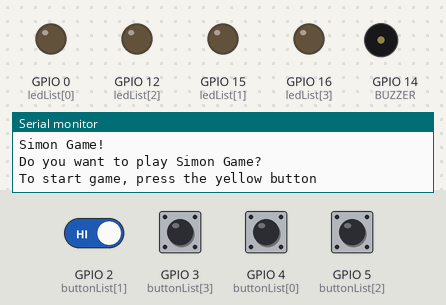
The sketch below on a simulated ESP8266 (NodeMCU). Shown: output pins drawn as LEDs (lit = HIGH), buzzer (waves = sounding), the last lines printed to the serial monitor. Dashed ring = blinking. Inputs (shaded band) come from the test bench; at power-on: GPIO 2 (buttonList[1]), GPIO 3 (buttonList[3]), GPIO 4 (buttonList[0]), GPIO 5 (buttonList[2]) HIGH. WiFi joins after 1.5 s; servers stay silent unless stated; random numbers use the default seed unless the sketch sets one.

Above: at 2.7 s.
2.8 s: GPIO 3 (buttonList[3]) pulled LOW for 0.15 s
At 3.0 s:
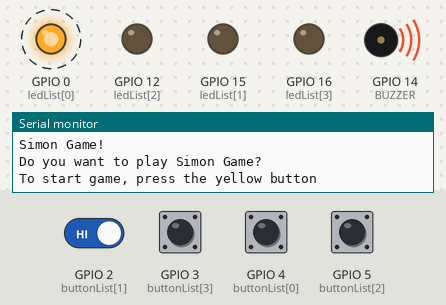
At 3.6 s:
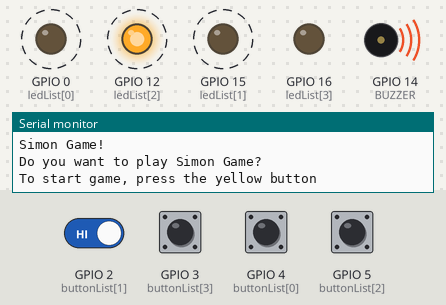
5.8 s: GPIO 2 (buttonList[1]) driven LOW and GPIO 3 (buttonList[3]) driven LOW
At 9.7 s:
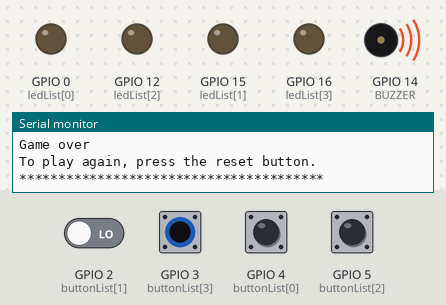
Timing chart, 0 to 12.6 s (numbered marks = the images above; inputs shaded):
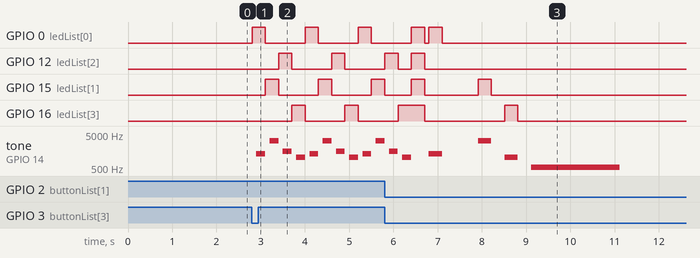

The sketch:

kim-jian-assignment-wifi.ino
```cpp
//for easy writing, import module
#include <pitches.h>
#include <ESP8266WiFi.h>
#include <WiFiClient.h>
#include <ESP8266WebServer.h>
#include <ESP8266mDNS.h>

#ifndef STASSID
#define STASSID "SO070VOIP6271"
#define STAPSK  "EEB7006270"
#endif

int ledTone[4] = {NOTE_E6, NOTE_G7, NOTE_G6, NOTE_C6};

//LED pin number
int ledList[4] = {0, 15, 12, 16};

//BUTTON pin number
int buttonList[4] = {4, 2, 5, 3};

//BUZZER pin number
const int BUZZER = 14;

//correct answer
int problem[100];
//input of player
int answer[100];

//to check button, buttonSate is LOW == player push the button, HIGH == release the button
int buttonState = 0;

//to check button
int state = 0;

//to find "N"th play
int count = 0;

//to control game
int gamemode = 2;


const char *ssid = STASSID;
const char *password = STAPSK;

ESP8266WebServer server(80);

void handleRoot() {
  char temp[800];
  int sec = millis() / 1000;
  int min = sec / 60;
  int hr = min / 60;

  snprintf(temp, 800,

           "<html>\
  <head>\
    <meta http-equiv='refresh' content='5'/>\
    <title>SIMON GAME PAGE</title>\
    <style>\
      body { background-color: #FFFFFF; font-family: Arial, Helvetica, Sans-Serif; Color: #000000; text-align:center; }\
    </style>\
  </head>\
  <body>\
    <h1>This is SIMON GAME!</h1>\
    <p>If you want to \start, \press the yellow button</p>\
    <h2>%d th play!</h2>\
    <p>Play Time: %02d:%02d:%02d </p>\
    <img src=\"/color.svg\" />\
    <p>If you lose and want to restart, press the reset button</p>\
  </body>\
</html>",

           count, hr, min % 60, sec % 60
          );
  server.send(200, "text/html", temp);
}

void handleNotFound() {
  String message = "File Not Found\n\n";
  message += "URI: ";
  message += server.uri();
  message += "\nMethod: ";
  message += (server.method() == HTTP_GET) ? "GET" : "POST";
  message += "\nArguments: ";
  message += server.args();
  message += "\n";

  for (uint8_t i = 0; i < server.args(); i++) {
    message += " " + server.argName(i) + ": " + server.arg(i) + "\n";
  }

  server.send(404, "text/plain", message);
}


//when we pushed button, then svg image color is changed
void draw() {
  String out;
  out.reserve(2600);
  int btnState[4] = {1, 1, 1, 1};
  btnState[0] = digitalRead(buttonList[0]);
  btnState[1] = digitalRead(buttonList[1]);
  btnState[2] = digitalRead(buttonList[2]);
  btnState[3] = digitalRead(buttonList[3]);
  //to check which button player push? red or blue or green or yellow
  if (btnState[0] == LOW) {
    out += "<svg xmlns=\"http://www.w3.org/2000/svg\" version=\"1.1\" width=\"100\" height=\"100\">\n";
    out += "<circle cx=\"50\" cy=\"50\" r = \"50\" stroke = \"rgb(250, 0, 0)\" fill=\"rgb(250, 0, 0)\" />\n";
  }
  else if (btnState[1] == LOW) {
    out += "<svg xmlns=\"http://www.w3.org/2000/svg\" version=\"1.1\" width=\"100\" height=\"100\">\n";
    out += "<circle cx=\"50\" cy=\"50\" r = \"50\" stroke = \"rgb(0, 250, 0)\" fill=\"rgb(0, 250, 0)\" />\n";
  }
  else if (btnState[2] == LOW) {
    out += "<svg xmlns=\"http://www.w3.org/2000/svg\" version=\"1.1\" width=\"100\" height=\"100\">\n";
    out += "<circle cx=\"50\" cy=\"50\" r = \"50\" stroke = \"rgb(0, 0, 250)\" fill=\"rgb(0, 0, 250)\" />\n";
  }
  else if (btnState[3] == LOW) {
    out += "<svg xmlns=\"http://www.w3.org/2000/svg\" version=\"1.1\" width=\"100\" height=\"100\">\n";
    out += "<circle cx=\"50\" cy=\"50\" r = \"50\" stroke = \"rgb(250, 250, 0)\" fill=\"rgb(250, 250, 0)\" />\n";
  }
  else {
    out += "<svg xmlns=\"http://www.w3.org/2000/svg\" version=\"1.1\" width=\"100\" height=\"100\">\n";
    out += "<circle cx=\"50\" cy=\"50\" r = \"50\" stroke = \"rgb(203, 212, 217)\" fill=\"rgb(203, 212, 217)\" />\n";

  }
  out += "</svg>";
  server.send(200, "image/svg+xml", out);
}

void setup() {
  Serial.begin(19200);  // needed for serial debugging
  WiFi.mode(WIFI_STA);
  WiFi.begin(ssid, password);
  Serial.println("");

  // Wait for connection
  while (WiFi.status() != WL_CONNECTED) {
    delay(500);
    Serial.print(".");
  }

  Serial.println("");
  Serial.print("Connected to ");
  Serial.println(ssid);
  Serial.print("IP address: ");
  Serial.println(WiFi.localIP());

  if (MDNS.begin("SIMON GAME")) {
    Serial.println("SIMON GAME started");
  }

  server.on("/", handleRoot);
  server.on("/color.svg", draw);
  server.on("/inline", []() {
    server.send(200, "text/plain", "this works as well");
  });
  server.onNotFound(handleNotFound);
  server.begin();
  Serial.println("HTTP server started");

  //setup you PINMODES here
  initializeGame();
  Serial.println("Simon Game!");

}// end of setup

//control pinmode
void initializeGame() {
  pinMode(BUZZER, OUTPUT);
  for (int i = 0; i < 4; i++) {
    pinMode(ledList[i], OUTPUT);
    pinMode(buttonList[i], INPUT_PULLUP);
  }
  randomSeed(analogRead(0));
}


void loop() {
  server.handleClient();
  MDNS.update();
  if (gamemode == 2)doFirst();
  while (gamemode == 0) game();
  if (gamemode == 1) {
    fail();
    gamemode = 3;
  }
}

//before start game, play tone two times
void doFirst() {
  gameSetUp();
  for (int n = 0; n < 4; n++) {
    digitalWrite(ledList[n], HIGH);
    digitalWrite(ledList[n], LOW);
  }
  for (int j = 0; j < 3; j++) {
    for (int n = 0; n < 4; n++) {
      digitalWrite(ledList[n], HIGH);
      delay(100);
      ligSound(n, 200);
      digitalWrite(ledList[n], LOW);
    }
  }
  for (int n = 0; n < 4; n++) {
    digitalWrite(ledList[n], HIGH);
  }
  delay(300);
  for (int n = 0; n < 4; n++) {
    digitalWrite(ledList[n], LOW);
  }
  Serial.println("----------------------");
  Serial.println("Game Start!");
}

//To start game, player have to press a button
void gameSetUp() {
  Serial.println("Do you want to play Simon Game?");
  Serial.println("To start game, press the yellow button");
  while (gamemode == 2) {
    server.handleClient();
    MDNS.update();
    int temp = 0;
    delay(10);
    temp = digitalRead(buttonList[3]);
    if (temp == LOW) {
      state = 1;
    }
    if(state == 1) {
      gamemode = 0;
    }
  }
  state = 0;
}

//When we pushed button, the tone is playing
void ligSound(int n, int second) {
  tone(BUZZER, ledTone[n], second);
  digitalWrite(ledList[n], HIGH);
  delay(second);
  digitalWrite(ledList[n], LOW);
  tone(BUZZER, 0, 500);
}

void game() {
  delay(100);
  Serial.printf("%dth play\n", count + 1);
  if (count > 0) {
    for (int i = 0; i < count; i++) {
      int temp = problem[i];
      ligSound(temp, 300);
      delay(800);
    }
  }
  int n = random(4);
  ligSound(n, 300);
  delay(800);
  problem[count] = n;
  server.handleClient();
  MDNS.update();
  pushMode(count);
  if (problem[count] != answer[count]) {
    gamemode = 1;
  }
  count++;
}

//input of player
void pushMode(int times) {
  for (int j = 0; j < times + 1; j++) {
    //to check which button player push? red or blue or green
    for (int k = 0; k < 4; k++) {
      buttonState = digitalRead(buttonList[k]);
      if (buttonState == HIGH) {
        if (state == 0) {
          delay(10);
          state = 1;
        }
      }
      else if (buttonState == LOW && buttonList[k] == 4) {
        if (state == 1) {
          ligSound(k, 300);
          answer[j] = k;
          delay(300);
        }
      }
      else if (buttonState == LOW && buttonList[k] == 2) {
        if (state == 1) {
          ligSound(k, 300);
          answer[j] = k;
          delay(300);
        }
      }
      else if (buttonState == LOW && buttonList[k] == 5) {
        if (state == 1) {
          ligSound(k, 300);
          answer[j] = k;
          delay(300);
        }
      }
      else if (buttonState == LOW && buttonList[k] == 3) {
        if (state == 1) {
          ligSound(k, 300);
          answer[j] = k;
          delay(300);
        }
      }
      else answer[j] = 9;
      server.handleClient();
      MDNS.update();
    }
    if (answer[j] != problem[j]) {
      gamemode = 1;
      break;
    }
    delay(500);
  }
}

//When player push incorrect button, "beep" sound is playing
void fail() {
  tone(BUZZER, NOTE_C5, 2000);
  Serial.println("You missed answer");
  Serial.println("Game over");
  Serial.println("To play again, press the reset button.");
  Serial.println("***************************************");
}
```

Measured:
- after the input at 2.8 s, GPIO 0 (ledList[0]): alternates HIGH for 0.30 s and LOW for 0.90 s, starting at once; GPIO 12 (ledList[2]): alternates HIGH for 0.30 s and LOW for 0.90 s, starting after 0.60 s
